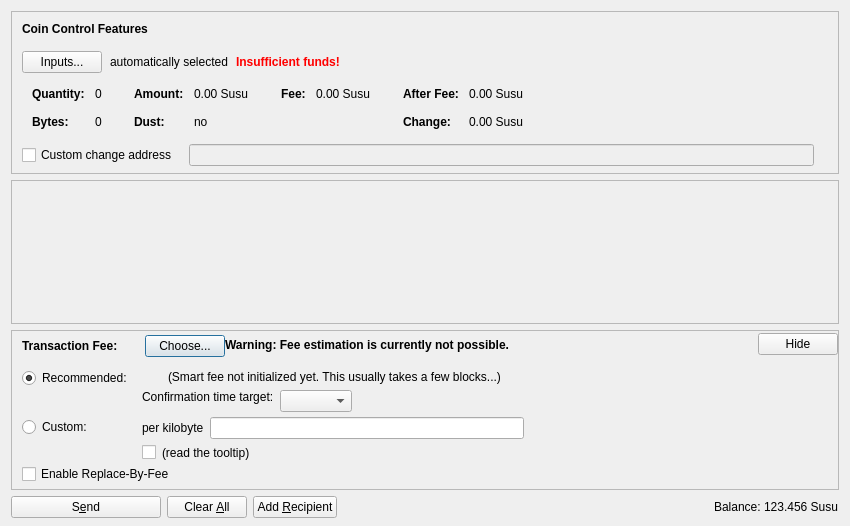
<?xml version="1.0" encoding="UTF-8"?>
<ui version="4.0">
 <class>SendCoinsDialog</class>
 <widget class="QDialog" name="SendCoinsDialog">
  <property name="geometry">
   <rect>
    <x>0</x>
    <y>0</y>
    <width>850</width>
    <height>526</height>
   </rect>
  </property>
  <property name="windowTitle">
   <string>Send Coins</string>
  </property>
  <layout class="QVBoxLayout" name="verticalLayout" stretch="0,1,0,0">
   <property name="bottomMargin">
    <number>8</number>
   </property>
   <item>
    <widget class="QFrame" name="frameCoinControl">
     <property name="sizePolicy">
      <sizepolicy hsizetype="Expanding" vsizetype="Expanding">
       <horstretch>0</horstretch>
       <verstretch>0</verstretch>
      </sizepolicy>
     </property>
     <property name="maximumSize">
      <size>
       <width>16777215</width>
       <height>16777215</height>
      </size>
     </property>
     <property name="frameShape">
      <enum>QFrame::StyledPanel</enum>
     </property>
     <property name="frameShadow">
      <enum>QFrame::Sunken</enum>
     </property>
     <layout class="QVBoxLayout" name="verticalLayoutCoinControl2">
      <property name="spacing">
       <number>0</number>
      </property>
      <property name="leftMargin">
       <number>0</number>
      </property>
      <property name="topMargin">
       <number>0</number>
      </property>
      <property name="rightMargin">
       <number>0</number>
      </property>
      <property name="bottomMargin">
       <number>6</number>
      </property>
      <item>
       <layout class="QVBoxLayout" name="verticalLayoutCoinControl" stretch="0,0,0,0,1">
        <property name="spacing">
         <number>0</number>
        </property>
        <property name="leftMargin">
         <number>10</number>
        </property>
        <property name="topMargin">
         <number>10</number>
        </property>
        <item>
         <layout class="QHBoxLayout" name="horizontalLayoutCoinControl1">
          <property name="bottomMargin">
           <number>15</number>
          </property>
          <item>
           <widget class="QLabel" name="labelCoinControlFeatures">
            <property name="sizePolicy">
             <sizepolicy hsizetype="Preferred" vsizetype="Maximum">
              <horstretch>0</horstretch>
              <verstretch>0</verstretch>
             </sizepolicy>
            </property>
            <property name="font">
             <font>
              <weight>75</weight>
              <bold>true</bold>
             </font>
            </property>
            <property name="styleSheet">
             <string notr="true">font-weight:bold;</string>
            </property>
            <property name="text">
             <string>Coin Control Features</string>
            </property>
           </widget>
          </item>
         </layout>
        </item>
        <item>
         <layout class="QHBoxLayout" name="horizontalLayoutCoinControl2" stretch="0,0,0,0">
          <property name="spacing">
           <number>8</number>
          </property>
          <property name="bottomMargin">
           <number>10</number>
          </property>
          <item>
           <widget class="QPushButton" name="pushButtonCoinControl">
            <property name="styleSheet">
             <string notr="true"/>
            </property>
            <property name="text">
             <string>Inputs...</string>
            </property>
            <property name="autoDefault">
             <bool>false</bool>
            </property>
           </widget>
          </item>
          <item>
           <widget class="QLabel" name="labelCoinControlAutomaticallySelected">
            <property name="text">
             <string>automatically selected</string>
            </property>
            <property name="margin">
             <number>5</number>
            </property>
           </widget>
          </item>
          <item>
           <widget class="QLabel" name="labelCoinControlInsuffFunds">
            <property name="font">
             <font>
              <weight>75</weight>
              <bold>true</bold>
             </font>
            </property>
            <property name="styleSheet">
             <string notr="true">color:red;font-weight:bold;</string>
            </property>
            <property name="text">
             <string>Insufficient funds!</string>
            </property>
            <property name="margin">
             <number>5</number>
            </property>
           </widget>
          </item>
          <item>
           <spacer name="horizontalSpacerCoinControl">
            <property name="orientation">
             <enum>Qt::Horizontal</enum>
            </property>
            <property name="sizeHint" stdset="0">
             <size>
              <width>40</width>
              <height>1</height>
             </size>
            </property>
           </spacer>
          </item>
         </layout>
        </item>
        <item>
         <widget class="QWidget" name="widgetCoinControl" native="true">
          <property name="sizePolicy">
           <sizepolicy hsizetype="Preferred" vsizetype="Preferred">
            <horstretch>0</horstretch>
            <verstretch>0</verstretch>
           </sizepolicy>
          </property>
          <property name="minimumSize">
           <size>
            <width>0</width>
            <height>0</height>
           </size>
          </property>
          <property name="styleSheet">
           <string notr="true"/>
          </property>
          <layout class="QHBoxLayout" name="horizontalLayoutCoinControl5">
           <property name="leftMargin">
            <number>0</number>
           </property>
           <property name="topMargin">
            <number>0</number>
           </property>
           <property name="rightMargin">
            <number>0</number>
           </property>
           <property name="bottomMargin">
            <number>0</number>
           </property>
           <item>
            <layout class="QHBoxLayout" name="horizontalLayoutCoinControl3" stretch="0,0,0,1">
             <property name="spacing">
              <number>20</number>
             </property>
             <property name="topMargin">
              <number>0</number>
             </property>
             <property name="bottomMargin">
              <number>10</number>
             </property>
             <item>
              <layout class="QFormLayout" name="formLayoutCoinControl1">
               <property name="horizontalSpacing">
                <number>10</number>
               </property>
               <property name="verticalSpacing">
                <number>14</number>
               </property>
               <property name="leftMargin">
                <number>10</number>
               </property>
               <property name="topMargin">
                <number>4</number>
               </property>
               <property name="rightMargin">
                <number>6</number>
               </property>
               <item row="0" column="0">
                <widget class="QLabel" name="labelCoinControlQuantityText">
                 <property name="font">
                  <font>
                   <weight>75</weight>
                   <bold>true</bold>
                  </font>
                 </property>
                 <property name="text">
                  <string>Quantity:</string>
                 </property>
                 <property name="margin">
                  <number>0</number>
                 </property>
                </widget>
               </item>
               <item row="0" column="1">
                <widget class="QLabel" name="labelCoinControlQuantity">
                 <property name="cursor">
                  <cursorShape>IBeamCursor</cursorShape>
                 </property>
                 <property name="contextMenuPolicy">
                  <enum>Qt::ActionsContextMenu</enum>
                 </property>
                 <property name="text">
                  <string notr="true">0</string>
                 </property>
                 <property name="margin">
                  <number>0</number>
                 </property>
                 <property name="textInteractionFlags">
                  <set>Qt::LinksAccessibleByMouse|Qt::TextSelectableByKeyboard|Qt::TextSelectableByMouse</set>
                 </property>
                </widget>
               </item>
               <item row="1" column="0">
                <widget class="QLabel" name="labelCoinControlBytesText">
                 <property name="font">
                  <font>
                   <weight>75</weight>
                   <bold>true</bold>
                  </font>
                 </property>
                 <property name="text">
                  <string>Bytes:</string>
                 </property>
                </widget>
               </item>
               <item row="1" column="1">
                <widget class="QLabel" name="labelCoinControlBytes">
                 <property name="cursor">
                  <cursorShape>IBeamCursor</cursorShape>
                 </property>
                 <property name="contextMenuPolicy">
                  <enum>Qt::ActionsContextMenu</enum>
                 </property>
                 <property name="text">
                  <string notr="true">0</string>
                 </property>
                 <property name="textInteractionFlags">
                  <set>Qt::LinksAccessibleByMouse|Qt::TextSelectableByKeyboard|Qt::TextSelectableByMouse</set>
                 </property>
                </widget>
               </item>
              </layout>
             </item>
             <item>
              <layout class="QFormLayout" name="formLayoutCoinControl2">
               <property name="horizontalSpacing">
                <number>10</number>
               </property>
               <property name="verticalSpacing">
                <number>14</number>
               </property>
               <property name="leftMargin">
                <number>6</number>
               </property>
               <property name="topMargin">
                <number>4</number>
               </property>
               <property name="rightMargin">
                <number>6</number>
               </property>
               <item row="0" column="0">
                <widget class="QLabel" name="labelCoinControlAmountText">
                 <property name="font">
                  <font>
                   <weight>75</weight>
                   <bold>true</bold>
                  </font>
                 </property>
                 <property name="text">
                  <string>Amount:</string>
                 </property>
                 <property name="margin">
                  <number>0</number>
                 </property>
                </widget>
               </item>
               <item row="0" column="1">
                <widget class="QLabel" name="labelCoinControlAmount">
                 <property name="cursor">
                  <cursorShape>IBeamCursor</cursorShape>
                 </property>
                 <property name="contextMenuPolicy">
                  <enum>Qt::ActionsContextMenu</enum>
                 </property>
                 <property name="text">
                  <string notr="true">0.00 Susu</string>
                 </property>
                 <property name="textInteractionFlags">
                  <set>Qt::LinksAccessibleByMouse|Qt::TextSelectableByKeyboard|Qt::TextSelectableByMouse</set>
                 </property>
                </widget>
               </item>
               <item row="1" column="0">
                <widget class="QLabel" name="labelCoinControlLowOutputText">
                 <property name="font">
                  <font>
                   <weight>75</weight>
                   <bold>true</bold>
                  </font>
                 </property>
                 <property name="text">
                  <string>Dust:</string>
                 </property>
                </widget>
               </item>
               <item row="1" column="1">
                <widget class="QLabel" name="labelCoinControlLowOutput">
                 <property name="cursor">
                  <cursorShape>IBeamCursor</cursorShape>
                 </property>
                 <property name="contextMenuPolicy">
                  <enum>Qt::ActionsContextMenu</enum>
                 </property>
                 <property name="text">
                  <string notr="true">no</string>
                 </property>
                 <property name="textInteractionFlags">
                  <set>Qt::LinksAccessibleByMouse|Qt::TextSelectableByKeyboard|Qt::TextSelectableByMouse</set>
                 </property>
                </widget>
               </item>
              </layout>
             </item>
             <item>
              <layout class="QFormLayout" name="formLayoutCoinControl3">
               <property name="horizontalSpacing">
                <number>10</number>
               </property>
               <property name="verticalSpacing">
                <number>14</number>
               </property>
               <property name="leftMargin">
                <number>6</number>
               </property>
               <property name="topMargin">
                <number>4</number>
               </property>
               <property name="rightMargin">
                <number>6</number>
               </property>
               <item row="0" column="0">
                <widget class="QLabel" name="labelCoinControlFeeText">
                 <property name="font">
                  <font>
                   <weight>75</weight>
                   <bold>true</bold>
                  </font>
                 </property>
                 <property name="text">
                  <string>Fee:</string>
                 </property>
                 <property name="margin">
                  <number>0</number>
                 </property>
                </widget>
               </item>
               <item row="0" column="1">
                <widget class="QLabel" name="labelCoinControlFee">
                 <property name="cursor">
                  <cursorShape>IBeamCursor</cursorShape>
                 </property>
                 <property name="contextMenuPolicy">
                  <enum>Qt::ActionsContextMenu</enum>
                 </property>
                 <property name="text">
                  <string notr="true">0.00 Susu</string>
                 </property>
                 <property name="textInteractionFlags">
                  <set>Qt::LinksAccessibleByMouse|Qt::TextSelectableByKeyboard|Qt::TextSelectableByMouse</set>
                 </property>
                </widget>
               </item>
              </layout>
             </item>
             <item>
              <layout class="QFormLayout" name="formLayoutCoinControl4">
               <property name="horizontalSpacing">
                <number>10</number>
               </property>
               <property name="verticalSpacing">
                <number>14</number>
               </property>
               <property name="leftMargin">
                <number>6</number>
               </property>
               <property name="topMargin">
                <number>4</number>
               </property>
               <property name="rightMargin">
                <number>6</number>
               </property>
               <item row="0" column="0">
                <widget class="QLabel" name="labelCoinControlAfterFeeText">
                 <property name="font">
                  <font>
                   <weight>75</weight>
                   <bold>true</bold>
                  </font>
                 </property>
                 <property name="text">
                  <string>After Fee:</string>
                 </property>
                 <property name="margin">
                  <number>0</number>
                 </property>
                </widget>
               </item>
               <item row="0" column="1">
                <widget class="QLabel" name="labelCoinControlAfterFee">
                 <property name="cursor">
                  <cursorShape>IBeamCursor</cursorShape>
                 </property>
                 <property name="contextMenuPolicy">
                  <enum>Qt::ActionsContextMenu</enum>
                 </property>
                 <property name="text">
                  <string notr="true">0.00 Susu</string>
                 </property>
                 <property name="textInteractionFlags">
                  <set>Qt::LinksAccessibleByMouse|Qt::TextSelectableByKeyboard|Qt::TextSelectableByMouse</set>
                 </property>
                </widget>
               </item>
               <item row="1" column="0">
                <widget class="QLabel" name="labelCoinControlChangeText">
                 <property name="font">
                  <font>
                   <weight>75</weight>
                   <bold>true</bold>
                  </font>
                 </property>
                 <property name="text">
                  <string>Change:</string>
                 </property>
                </widget>
               </item>
               <item row="1" column="1">
                <widget class="QLabel" name="labelCoinControlChange">
                 <property name="cursor">
                  <cursorShape>IBeamCursor</cursorShape>
                 </property>
                 <property name="contextMenuPolicy">
                  <enum>Qt::ActionsContextMenu</enum>
                 </property>
                 <property name="text">
                  <string notr="true">0.00 Susu</string>
                 </property>
                 <property name="textInteractionFlags">
                  <set>Qt::LinksAccessibleByMouse|Qt::TextSelectableByKeyboard|Qt::TextSelectableByMouse</set>
                 </property>
                </widget>
               </item>
              </layout>
             </item>
            </layout>
           </item>
          </layout>
         </widget>
        </item>
        <item>
         <layout class="QHBoxLayout" name="horizontalLayoutCoinControl4" stretch="0,0,0">
          <property name="spacing">
           <number>12</number>
          </property>
          <property name="sizeConstraint">
           <enum>QLayout::SetDefaultConstraint</enum>
          </property>
          <property name="topMargin">
           <number>5</number>
          </property>
          <property name="rightMargin">
           <number>5</number>
          </property>
          <item>
           <widget class="QCheckBox" name="checkBoxCoinControlChange">
            <property name="toolTip">
             <string>If this is activated, but the change address is empty or invalid, change will be sent to a newly generated address.</string>
            </property>
            <property name="text">
             <string>Custom change address</string>
            </property>
           </widget>
          </item>
          <item>
           <widget class="QValidatedLineEdit" name="lineEditCoinControlChange">
            <property name="enabled">
             <bool>false</bool>
            </property>
            <property name="sizePolicy">
             <sizepolicy hsizetype="Expanding" vsizetype="Fixed">
              <horstretch>0</horstretch>
              <verstretch>0</verstretch>
             </sizepolicy>
            </property>
           </widget>
          </item>
          <item>
           <widget class="QLabel" name="labelCoinControlChangeLabel">
            <property name="sizePolicy">
             <sizepolicy hsizetype="Preferred" vsizetype="Expanding">
              <horstretch>0</horstretch>
              <verstretch>0</verstretch>
             </sizepolicy>
            </property>
            <property name="minimumSize">
             <size>
              <width>0</width>
              <height>0</height>
             </size>
            </property>
            <property name="text">
             <string/>
            </property>
            <property name="margin">
             <number>3</number>
            </property>
           </widget>
          </item>
         </layout>
        </item>
        <item>
         <spacer name="verticalSpacerCoinControl">
          <property name="orientation">
           <enum>Qt::Vertical</enum>
          </property>
          <property name="sizeHint" stdset="0">
           <size>
            <width>800</width>
            <height>1</height>
           </size>
          </property>
         </spacer>
        </item>
       </layout>
      </item>
     </layout>
    </widget>
   </item>
   <item>
    <widget class="QScrollArea" name="scrollArea">
     <property name="widgetResizable">
      <bool>true</bool>
     </property>
     <widget class="QWidget" name="scrollAreaWidgetContents">
      <property name="geometry">
       <rect>
        <x>0</x>
        <y>0</y>
        <width>830</width>
        <height>104</height>
       </rect>
      </property>
      <layout class="QVBoxLayout" name="verticalLayout_2" stretch="0,1">
       <property name="leftMargin">
        <number>0</number>
       </property>
       <property name="topMargin">
        <number>0</number>
       </property>
       <property name="rightMargin">
        <number>0</number>
       </property>
       <property name="bottomMargin">
        <number>0</number>
       </property>
       <item>
        <layout class="QVBoxLayout" name="entries">
         <property name="spacing">
          <number>6</number>
         </property>
        </layout>
       </item>
       <item>
        <spacer name="verticalSpacer">
         <property name="orientation">
          <enum>Qt::Vertical</enum>
         </property>
         <property name="sizeHint" stdset="0">
          <size>
           <width>20</width>
           <height>40</height>
          </size>
         </property>
        </spacer>
       </item>
      </layout>
     </widget>
    </widget>
   </item>
   <item>
    <widget class="QFrame" name="frameFee">
     <property name="sizePolicy">
      <sizepolicy hsizetype="Expanding" vsizetype="Expanding">
       <horstretch>0</horstretch>
       <verstretch>0</verstretch>
      </sizepolicy>
     </property>
     <property name="maximumSize">
      <size>
       <width>16777215</width>
       <height>16777215</height>
      </size>
     </property>
     <property name="frameShape">
      <enum>QFrame::StyledPanel</enum>
     </property>
     <property name="frameShadow">
      <enum>QFrame::Sunken</enum>
     </property>
     <layout class="QVBoxLayout" name="verticalLayoutFee1">
      <property name="spacing">
       <number>0</number>
      </property>
      <property name="leftMargin">
       <number>0</number>
      </property>
      <property name="topMargin">
       <number>0</number>
      </property>
      <property name="rightMargin">
       <number>0</number>
      </property>
      <property name="bottomMargin">
       <number>0</number>
      </property>
      <item>
       <layout class="QVBoxLayout" name="verticalLayoutFee2" stretch="0,0,0">
        <property name="spacing">
         <number>0</number>
        </property>
        <property name="leftMargin">
         <number>10</number>
        </property>
        <property name="topMargin">
         <number>0</number>
        </property>
        <item>
         <layout class="QHBoxLayout" name="horizontalLayoutFee1">
          <property name="bottomMargin">
           <number>0</number>
          </property>
          <item>
           <layout class="QVBoxLayout" name="verticalLayoutFee7">
            <property name="spacing">
             <number>0</number>
            </property>
            <item>
             <spacer name="verticalSpacerSmartFee">
              <property name="orientation">
               <enum>Qt::Vertical</enum>
              </property>
              <property name="sizeType">
               <enum>QSizePolicy::Fixed</enum>
              </property>
              <property name="sizeHint" stdset="0">
               <size>
                <width>1</width>
                <height>4</height>
               </size>
              </property>
             </spacer>
            </item>
            <item>
             <layout class="QHBoxLayout" name="horizontalLayoutSmartFee">
              <property name="spacing">
               <number>10</number>
              </property>
              <item>
               <widget class="QLabel" name="labelFeeHeadline">
                <property name="sizePolicy">
                 <sizepolicy hsizetype="Preferred" vsizetype="Maximum">
                  <horstretch>0</horstretch>
                  <verstretch>0</verstretch>
                 </sizepolicy>
                </property>
                <property name="font">
                 <font>
                  <weight>75</weight>
                  <bold>true</bold>
                 </font>
                </property>
                <property name="styleSheet">
                 <string notr="true">font-weight:bold;</string>
                </property>
                <property name="text">
                 <string>Transaction Fee:</string>
                </property>
               </widget>
              </item>
              <item>
               <widget class="QLabel" name="labelFeeMinimized">
                <property name="text">
                 <string/>
                </property>
               </widget>
              </item>
              <item>
               <widget class="QPushButton" name="buttonChooseFee">
                <property name="text">
                 <string>Choose...</string>
                </property>
               </widget>
              </item>
             </layout>
            </item>
            <item>
             <spacer name="verticalSpacer_5">
              <property name="orientation">
               <enum>Qt::Vertical</enum>
              </property>
              <property name="sizeHint" stdset="0">
               <size>
                <width>1</width>
                <height>1</height>
               </size>
              </property>
             </spacer>
            </item>
           </layout>
          </item>
          <item>
           <widget class="QLabel" name="fallbackFeeWarningLabel">
            <property name="toolTip">
             <string>Using the fallbackfee can result in sending a transaction that will take several hours or days (or never) to confirm. Consider choosing your fee manually or wait until you have validated the complete chain.</string>
            </property>
            <property name="font">
            <font>
                <weight>75</weight>
                <bold>true</bold>
            </font>
            </property>
            <property name="text">
             <string>Warning: Fee estimation is currently not possible.</string>
            </property>
            <property name="wordWrap">
             <bool>false</bool>
            </property>
           </widget>
          </item>
          <item>
           <spacer name="horizontalSpacer_4">
            <property name="orientation">
             <enum>Qt::Horizontal</enum>
            </property>
            <property name="sizeType">
             <enum>QSizePolicy::MinimumExpanding</enum>
            </property>
            <property name="sizeHint" stdset="0">
             <size>
              <width>40</width>
              <height>20</height>
             </size>
            </property>
           </spacer>
          </item>
          <item>
           <widget class="QPushButton" name="buttonMinimizeFee">
            <property name="toolTip">
             <string>collapse fee-settings</string>
            </property>
            <property name="text">
             <string>Hide</string>
            </property>
           </widget>
          </item>
         </layout>
        </item>
        <item>
         <widget class="QFrame" name="frameFeeSelection">
          <layout class="QVBoxLayout" name="verticalLayoutFee12">
           <property name="spacing">
            <number>0</number>
           </property>
           <property name="leftMargin">
            <number>0</number>
           </property>
           <property name="topMargin">
            <number>0</number>
           </property>
           <property name="rightMargin">
            <number>0</number>
           </property>
           <property name="bottomMargin">
            <number>0</number>
           </property>
           <item>
            <layout class="QGridLayout" name="gridLayoutFee">
             <property name="topMargin">
              <number>10</number>
             </property>
             <property name="bottomMargin">
              <number>4</number>
             </property>
             <property name="horizontalSpacing">
              <number>10</number>
             </property>
             <property name="verticalSpacing">
              <number>4</number>
             </property>
             <item row="1" column="1">
              <layout class="QVBoxLayout" name="verticalLayoutFee8">
               <property name="spacing">
                <number>6</number>
               </property>
               <item>
                <layout class="QHBoxLayout" name="horizontalLayoutFee13">
                 <item>
                  <widget class="QLabel" name="labelCustomPerKilobyte">
                   <property name="toolTip">
                    <string>Specify a custom fee per kB (1,000 bytes) of the transaction's virtual size.

Note:  Since the fee is calculated on a per-byte basis, a fee of "100 satoshis per kB" for a transaction size of 500 bytes (half of 1 kB) would ultimately yield a fee of only 50 satoshis.</string>
                   </property>
                   <property name="text">
                    <string>per kilobyte</string>
                   </property>
                  </widget>
                 </item>
                 <item>
                  <widget class="BitcoinAmountField" name="customFee"/>
                 </item>
                 <item>
                  <spacer name="horizontalSpacer_6">
                   <property name="orientation">
                    <enum>Qt::Horizontal</enum>
                   </property>
                   <property name="sizeHint" stdset="0">
                    <size>
                     <width>1</width>
                     <height>1</height>
                    </size>
                   </property>
                  </spacer>
                 </item>
                </layout>
               </item>
               <item>
                <layout class="QHBoxLayout" name="horizontalLayoutFee8">
                 <item>
                  <widget class="QCheckBox" name="checkBoxMinimumFee">
                   <property name="toolTip">
                    <string>Paying only the minimum fee is just fine as long as there is less transaction volume than space in the blocks. But be aware that this can end up in a never confirming transaction once there is more demand for susucoin transactions than the network can process.</string>
                   </property>
                   <property name="text">
                    <string/>
                   </property>
                  </widget>
                 </item>
                 <item>
                  <widget class="QLabel" name="labelMinFeeWarning">
                   <property name="enabled">
                    <bool>true</bool>
                   </property>
                   <property name="toolTip">
                    <string>Paying only the minimum fee is just fine as long as there is less transaction volume than space in the blocks. But be aware that this can end up in a never confirming transaction once there is more demand for susucoin transactions than the network can process.</string>
                   </property>
                   <property name="text">
                    <string>(read the tooltip)</string>
                   </property>
                   <property name="margin">
                    <number>5</number>
                   </property>
                  </widget>
                 </item>
                 <item>
                  <spacer name="horizontalSpacer_2">
                   <property name="orientation">
                    <enum>Qt::Horizontal</enum>
                   </property>
                   <property name="sizeHint" stdset="0">
                    <size>
                     <width>1</width>
                     <height>1</height>
                    </size>
                   </property>
                  </spacer>
                 </item>
                </layout>
               </item>
              </layout>
             </item>
             <item row="0" column="0">
              <layout class="QVBoxLayout" name="verticalLayoutFee4" stretch="0,1">
               <item>
                <widget class="QRadioButton" name="radioSmartFee">
                 <property name="text">
                  <string>Recommended:</string>
                 </property>
                 <property name="checked">
                  <bool>true</bool>
                 </property>
                 <attribute name="buttonGroup">
                  <string notr="true">groupFee</string>
                 </attribute>
                </widget>
               </item>
               <item>
                <spacer name="verticalSpacer_2">
                 <property name="orientation">
                  <enum>Qt::Vertical</enum>
                 </property>
                 <property name="sizeHint" stdset="0">
                  <size>
                   <width>1</width>
                   <height>1</height>
                  </size>
                 </property>
                </spacer>
               </item>
              </layout>
             </item>
             <item row="1" column="0">
              <layout class="QVBoxLayout" name="verticalLayoutFee9" stretch="0,1">
               <item>
                <widget class="QRadioButton" name="radioCustomFee">
                 <property name="text">
                  <string>Custom:</string>
                 </property>
                 <attribute name="buttonGroup">
                  <string notr="true">groupFee</string>
                 </attribute>
                </widget>
               </item>
               <item>
                <spacer name="verticalSpacer_6">
                 <property name="orientation">
                  <enum>Qt::Vertical</enum>
                 </property>
                 <property name="sizeHint" stdset="0">
                  <size>
                   <width>1</width>
                   <height>1</height>
                  </size>
                 </property>
                </spacer>
               </item>
              </layout>
             </item>
             <item row="0" column="1">
              <layout class="QVBoxLayout" name="verticalLayoutFee3" stretch="0,0,1">
               <property name="spacing">
                <number>6</number>
               </property>
               <property name="topMargin">
                <number>2</number>
               </property>
               <item>
                <layout class="QHBoxLayout" name="horizontalLayoutFee12">
                 <item>
                  <widget class="QLabel" name="labelSmartFee">
                   <property name="text">
                    <string/>
                   </property>
                   <property name="margin">
                    <number>2</number>
                   </property>
                  </widget>
                 </item>
                 <item>
                  <widget class="QLabel" name="labelFeeEstimation">
                   <property name="text">
                    <string/>
                   </property>
                  </widget>
                 </item>
                 <item>
                  <widget class="QLabel" name="labelSmartFee2">
                   <property name="text">
                    <string>(Smart fee not initialized yet. This usually takes a few blocks...)</string>
                   </property>
                   <property name="margin">
                    <number>2</number>
                   </property>
                  </widget>
                 </item>
                 <item>
                  <spacer name="horizontalSpacer_5">
                   <property name="orientation">
                    <enum>Qt::Horizontal</enum>
                   </property>
                   <property name="sizeHint" stdset="0">
                    <size>
                     <width>1</width>
                     <height>1</height>
                    </size>
                   </property>
                  </spacer>
                 </item>
                </layout>
               </item>
               <item>
                <layout class="QHBoxLayout" name="horizontalLayoutFee9">
                 <item>
                  <layout class="QVBoxLayout" name="verticalLayoutFee6">
                   <item>
                    <widget class="QLabel" name="labelSmartFee3">
                     <property name="text">
                      <string>Confirmation time target:</string>
                     </property>
                     <property name="margin">
                      <number>2</number>
                     </property>
                    </widget>
                   </item>
                   <item>
                    <spacer name="verticalSpacer_3">
                     <property name="orientation">
                      <enum>Qt::Vertical</enum>
                     </property>
                     <property name="sizeHint" stdset="0">
                      <size>
                       <width>1</width>
                       <height>1</height>
                      </size>
                     </property>
                    </spacer>
                   </item>
                  </layout>
                 </item>
                 <item>
                  <layout class="QVBoxLayout" name="verticalLayoutFee5">
                   <property name="rightMargin">
                    <number>30</number>
                   </property>
                   <item>
                    <layout class="QHBoxLayout" name="horizontalLayoutConfTarget">
                     <property name="bottomMargin">
                      <number>0</number>
                     </property>
                     <item>
                      <widget class="QComboBox" name="confTargetSelector"/>
                     </item>
                     <item>
                      <spacer name="horizontalSpacerConfTarget">
                       <property name="orientation">
                        <enum>Qt::Horizontal</enum>
                       </property>
                       <property name="sizeHint" stdset="0">
                        <size>
                         <width>40</width>
                         <height>20</height>
                        </size>
                       </property>
                      </spacer>
                     </item>
                    </layout>
                   </item>
                  </layout>
                 </item>
                </layout>
               </item>
               <item>
                <spacer name="verticalSpacer_4">
                 <property name="orientation">
                  <enum>Qt::Vertical</enum>
                 </property>
                 <property name="sizeHint" stdset="0">
                  <size>
                   <width>1</width>
                   <height>1</height>
                  </size>
                 </property>
                </spacer>
               </item>
              </layout>
             </item>
            </layout>
           </item>
           <item>
            <widget class="QCheckBox" name="optInRBF">
             <property name="text">
              <string>Enable Replace-By-Fee</string>
             </property>
             <property name="toolTip">
              <string>With Replace-By-Fee (BIP-125) you can increase a transaction's fee after it is sent. Without this, a higher fee may be recommended to compensate for increased transaction delay risk.</string>
             </property>
            </widget>
           </item>
          </layout>
         </widget>
        </item>
        <item>
         <spacer name="verticalSpacerFee">
          <property name="orientation">
           <enum>Qt::Vertical</enum>
          </property>
          <property name="sizeHint" stdset="0">
           <size>
            <width>40</width>
            <height>5</height>
           </size>
          </property>
         </spacer>
        </item>
       </layout>
      </item>
     </layout>
    </widget>
   </item>
   <item>
    <layout class="QHBoxLayout" name="horizontalLayout">
     <item>
      <widget class="QPushButton" name="sendButton">
       <property name="minimumSize">
        <size>
         <width>150</width>
         <height>0</height>
        </size>
       </property>
       <property name="toolTip">
        <string>Confirm the send action</string>
       </property>
       <property name="text">
        <string>S&amp;end</string>
       </property>
       <property name="icon">
        <iconset resource="../bitcoin.qrc">
         <normaloff>:/icons/send</normaloff>:/icons/send</iconset>
       </property>
       <property name="autoDefault">
        <bool>false</bool>
       </property>
       <property name="default">
        <bool>false</bool>
       </property>
      </widget>
     </item>
     <item>
      <widget class="QPushButton" name="clearButton">
       <property name="sizePolicy">
        <sizepolicy hsizetype="Minimum" vsizetype="Fixed">
         <horstretch>0</horstretch>
         <verstretch>0</verstretch>
        </sizepolicy>
       </property>
       <property name="toolTip">
        <string>Clear all fields of the form.</string>
       </property>
       <property name="text">
        <string>Clear &amp;All</string>
       </property>
       <property name="icon">
        <iconset resource="../bitcoin.qrc">
         <normaloff>:/icons/remove</normaloff>:/icons/remove</iconset>
       </property>
       <property name="autoDefault">
        <bool>false</bool>
       </property>
      </widget>
     </item>
     <item>
      <widget class="QPushButton" name="addButton">
       <property name="toolTip">
        <string>Send to multiple recipients at once</string>
       </property>
       <property name="text">
        <string>Add &amp;Recipient</string>
       </property>
       <property name="icon">
        <iconset resource="../bitcoin.qrc">
         <normaloff>:/icons/add</normaloff>:/icons/add</iconset>
       </property>
       <property name="autoDefault">
        <bool>false</bool>
       </property>
      </widget>
     </item>
     <item>
      <spacer name="horizontalSpacer">
       <property name="orientation">
        <enum>Qt::Horizontal</enum>
       </property>
       <property name="sizeHint" stdset="0">
        <size>
         <width>40</width>
         <height>20</height>
        </size>
       </property>
      </spacer>
     </item>
     <item>
      <layout class="QHBoxLayout" name="horizontalLayout_2">
       <property name="spacing">
        <number>3</number>
       </property>
       <item>
        <widget class="QLabel" name="label">
         <property name="sizePolicy">
          <sizepolicy hsizetype="Preferred" vsizetype="Fixed">
           <horstretch>0</horstretch>
           <verstretch>0</verstretch>
          </sizepolicy>
         </property>
         <property name="text">
          <string>Balance:</string>
         </property>
        </widget>
       </item>
       <item>
        <widget class="QLabel" name="labelBalance">
         <property name="sizePolicy">
          <sizepolicy hsizetype="Preferred" vsizetype="Fixed">
           <horstretch>0</horstretch>
           <verstretch>0</verstretch>
          </sizepolicy>
         </property>
         <property name="cursor">
          <cursorShape>IBeamCursor</cursorShape>
         </property>
         <property name="text">
          <string notr="true">123.456 Susu</string>
         </property>
         <property name="textInteractionFlags">
          <set>Qt::LinksAccessibleByMouse|Qt::TextSelectableByKeyboard|Qt::TextSelectableByMouse</set>
         </property>
        </widget>
       </item>
      </layout>
     </item>
    </layout>
   </item>
  </layout>
 </widget>
 <customwidgets>
  <customwidget>
   <class>QValidatedLineEdit</class>
   <extends>QLineEdit</extends>
   <header>qt/qvalidatedlineedit.h</header>
  </customwidget>
  <customwidget>
   <class>BitcoinAmountField</class>
   <extends>QLineEdit</extends>
   <header>qt/bitcoinamountfield.h</header>
   <container>1</container>
  </customwidget>
 </customwidgets>
 <resources>
  <include location="../bitcoin.qrc"/>
 </resources>
 <connections/>
 <buttongroups>
  <buttongroup name="groupFee"/>
 </buttongroups>
</ui>
